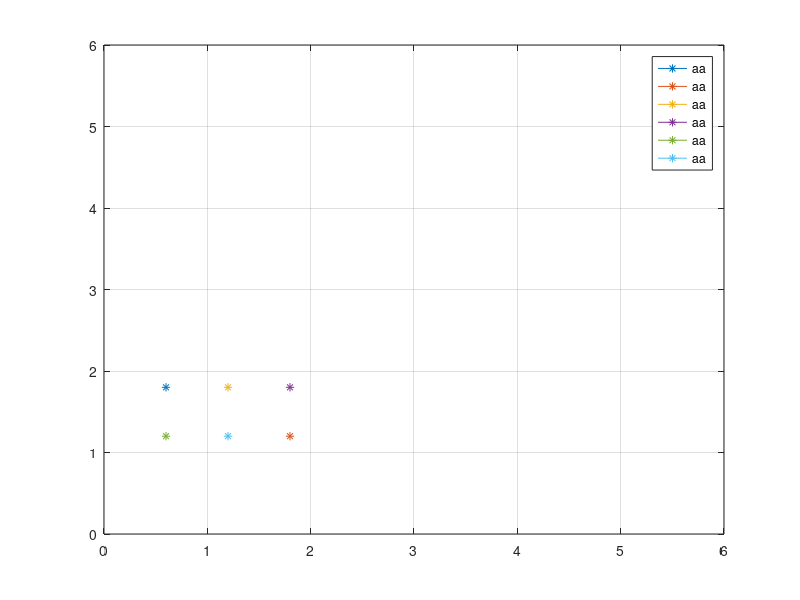

Recreate this plot in MATLAB. (Note: this script raises an error after producing the figure.)
%%

global ROBOTS;
initial_state = zeros(3,6);


initial_state(:,1) = [0.6 1.8 0]';
initial_state(:,2) = [1.8 1.2 0]';
initial_state(:,3) = [1.2 1.8 0]';
initial_state(:,4) = [1.8 1.8 0]';
initial_state(:,5) = [0.6 1.2 0]';
initial_state(:,6) = [1.2 1.2 0]';



figure(1);
clf;
ax = axes;
plots = cell(1,6);

for i = 1:6
    plots{i} = plot(ax, initial_state(1,i), initial_state(2,i), '-*', 'DisplayName', "aa"); hold on;
end
legend();
grid on;
xlim([0 6]);
ylim([0 6]);

iteration = 50;
state = zeros(3,6,iteration);
u = zeros(2,6,iteration);

u(1,:,:) = 0.01;
u(2,:,:) = 0.01;

nowtick = toc;
pasttick = nowtick;

state(:,:,1) = initial_state(:,:);

for ct = 1:iteration
   if ct < 10
       u(:,1,ct) = [0.01 0.01]';
       u(:,2,ct) = [0.01 0.01]';
       u(:,3,ct) = [0.03 0.02]';
       u(:,4,ct) = [-0.01 0.0]';
       u(:,5,ct) = [0.01 0.01]';
       u(:,6,ct) = [0.005 -0.03]';
   elseif ct < 20
       u(:,1,ct) = [0.01 0.0]';
       u(:,2,ct) = [0.01 -0.01]';
       u(:,3,ct) = [0.01 0.0]';
       u(:,4,ct) = [0.01 -0.01]';
       u(:,5,ct) = [0.01 0.05]';
       u(:,6,ct) = [0.01 0.05]';
   elseif ct < 30
       u(:,1,ct) = [0.01 0.0]';
       u(:,2,ct) = [0.01 0.02]';
       u(:,3,ct) = [0.01 -0.01]';
       u(:,4,ct) = [0.01 0.02]';
       u(:,5,ct) = [0.02 -0.05]';
       u(:,6,ct) = [0.02 -0.04]';
   elseif ct < 40
       u(:,1,ct) = [0.01 0.01]';
       u(:,2,ct) = [0.01 -0.024]';
       u(:,3,ct) = [0.01 -0.03]';
       u(:,4,ct) = [0.025 0.01]';
       u(:,5,ct) = [0.02 -0.03]';
       u(:,6,ct) = [0.01 0.02]';
   elseif ct < 50
       u(:,1,ct) = [0.01 0.01]';
       u(:,2,ct) = [0.01 0.01]';
       u(:,3,ct) = [0.02 0.06]';
       u(:,4,ct) = [0.025 -0.08]';
       u(:,5,ct) = [0.02 0.08]';
       u(:,9,ct) = [0.01 0.03]';
   end
        u(:,1,ct) = [0.03 0.008]';
        u(:,2,ct) = [0.03 0.008]';
        u(:,3,ct) = [0.03 0.008]';
        u(:,4,ct) = [0.03 0.008]';
        u(:,5,ct) = [0.03 0.008]';
        u(:,6,ct) = [0.03 0.008]';
end

steps = 1;
for ct = 1:iteration
    
    for i = 1:6
        state(:,i,ct+1) = dynamics_nonholonomic(state(:,i,ct), u(:,i,ct), 5);
        plots{i}.XData = state(1,i,1:ct);
        plots{i}.YData = state(2,i,1:ct);
    end
    steps = steps +1;
end

%%
nowstep = 1;
for ct = 1:iteration
    nowtick = toc;
    if(nowtick - pasttick > 5)
        fprintf("nowstep : %d\r\n", nowstep);
        for i = 1:6
            %% publish
            ROBOTS{i}.pub_control_msg.Linear.X = 0;
            ROBOTS{i}.pub_control_msg.Angular.Z = 0.001;
            %        msg = rosmessage('std_msgs/cmd_vel');
            topicname = strcat(ROBOTS{i}.namespace, "/cmd_vel");
            disp(topicname);
            ROBOTS{i}.pub_control.send(ROBOTS{i}.pub_control_msg);
            pasttick = nowtick;
            nowstep = nowstep + 1;
        end
    end
    pause(1);
end


%%


function r = dynamics_nonholonomic(x, u, dt)
r = zeros(3,1);

r(1) = x(1) + u(1) * cos(x(3)) * dt;
r(2) = x(2) + u(1) * sin(x(3)) * dt;
r(3) = x(3) + u(2) * dt;
end